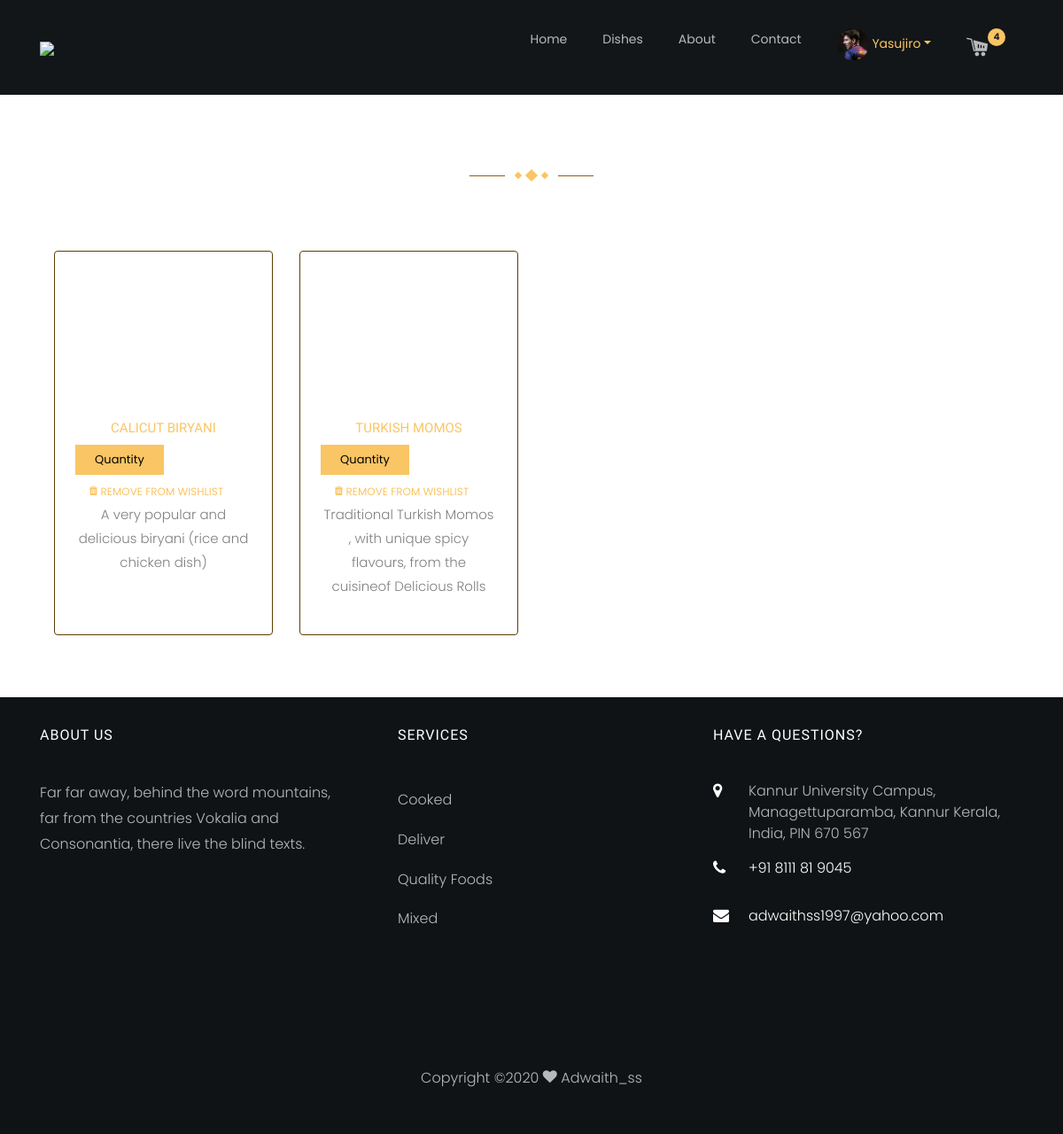
The app's page /wishlist/ (signed in) with its own data.
### authentication/models.py (models this page shows, shortened)
class UserProfile(models.Model):
	user = models.OneToOneField(User, on_delete=models.CASCADE)
	mobile = models.CharField(max_length=13)
	address = models.TextField(null=True)
	district = models.CharField(max_length=40, null=True)
	state = models.CharField(max_length=40, null=True)
	country = models.CharField(max_length=40, null=True)
	pin = models.CharField(max_length=6, null=True)
	avatar = models.ImageField(upload_to='user_avatar', null=True)
	createdDate = models.DateTimeField(auto_now_add=True)
	updatedDate = models.DateTimeField(auto_now=True)

### order/models.py (models this page shows, shortened)
class Wishlist(models.Model):
	product = models.ForeignKey(Product, on_delete=models.CASCADE)
	user = models.ForeignKey(UserProfile, on_delete=models.CASCADE)
	createdDate = models.DateTimeField(auto_now_add=True)
	updatedDate = models.DateTimeField(auto_now=True)

### product/models.py (models this page shows, shortened)
class Product(models.Model):
	STATUS = (
        ('Pending', 'Pending'),
        ('Active', 'Active'),
        ('Deleted', 'Deleted'),
    )
	name = models.CharField(max_length=225)
	slug = models.SlugField(max_length = 250, null = True, blank = True)
	description = models.TextField()
	category = models.ForeignKey(Category,null=True, on_delete=models.SET_NULL)
	subCategory = models.ForeignKey(Subcategory, null=True, on_delete=models.SET_NULL)
	tag = models.ManyToManyField(Tag, null=True)
	tax = models.ForeignKey(Tax, null=True, on_delete=models.SET_NULL)
	price = models.FloatField()
	specialPrice = models.FloatField(default=0.0)
	cost = models.FloatField()
	disc_total = models.FloatField(default=0.0)
	total = models.FloatField(default=0.0)
	quantity = models.IntegerField()
	stock = models.BooleanField(default=True)
	status = models.CharField(max_length=10, choices=STATUS)
	image1 = models.ImageField(upload_to='product', max_length=100)
	image2 = models.ImageField(upload_to='product', max_length=100, null=True, blank=True)
	image3 = models.ImageField(upload_to='product', max_length=100, null=True, blank=True)
	image4 = models.ImageField(upload_to='product', max_length=100, null=True, blank=True)
	createdDate = models.DateTimeField(auto_now_add=True)
	updatedDate = models.DateTimeField(auto_now=True)

### authentication/views.py (the view, shortened to what this page needs)
# urls.py: path('wishlist/', WishlistPage.as_view(), name='wishlist'),
class WishlistPage(TemplateView):
    template_name = "authentication/wishlist.html"
    def get(self, request, *args, **kwargs):
        if not request.user.is_authenticated:
            return HttpResponseRedirect('/')
        wishlist = Wishlist.objects.filter(user=request.user.userprofile).order_by('-id')
        context = {'wishlist': wishlist}
        return render(request, self.template_name, context)

### templates/authentication/wishlist.html (shortened to what this page needs)
{% extends 'common/main.html'%}
{% load static %}
{% block content %}
{% if wishlist.count == 0 %}
    <link rel="stylesheet" href="{% static 'css/profile.css' %}">
    <section class="ftco-section container text-align-center">
        <div class="container-fluid text-center">
            <div class="card card-2 d-inline-flex p-2">
                <div class="card-body container-fluid  text-center">
                    <div class="row">
                        <div class="col-md-5">
                            <img class="img-fluid" src="{% static '/images/Feeling Blue.gif' %}" height="350px" style="max-height: 350px;">
                        </div>
                        <div class="col-md-7 d-flex align-items-center">
                            <div class="row">
                                <div class="col-12 heading-section">
                                    <h1>Wishlist is Empty <i class="icon-heartbeat"></i></h1>
                                    <p class="flip"><span class="deg1"></span><span class="deg2"></span><span class="deg3"></span></p>
                                </div>
                                <div class="col-12">
                                    <a href="/" class="btn btn-primary">Shop Now</a>
                                </div>
                            </div>
                        </div>
                    </div>
                </div>
            </div>
        </div>
    </section>
    <style type="text/css">
        .ftco-section {padding: 2em 0;position: relative;}
        .card-2 {box-shadow: 1px 1px 3px 1px rgba(0, 0, 0, 0.4)}
        .card-2:hover {box-shadow: 2px 2px 6px 2px rgba(0, 0, 0, 0.6)}
    </style>
{% else %}
<section class="ftco-section">
    <div class="container">
        <div class="row justify-content-center mb-5 pb-3">
            <div class="col-md-7 heading-section ftco-animate text-center">
                <h2 class="mb-4">Your Wishlist</h2>
                <p class="flip"><span class="deg1"></span><span class="deg2"></span><span class="deg3"></span></p>
            </div>
        </div>
        <div class="row p-3">
            {% for x in wishlist %}
                <div class="col-lg-3 col-md-6 col-sm-12 d-flex mb-sm-4 ftco-animate">
                    <div class="staff">
                        <a href="/product/{{x.product.slug}}"><div class="img mb-4" style="background-image: url(/media/{{x.product.image1}});border: 0;"></div></a>
                        <div class="info text-center">
                            <h3><a href="/product/{{x.product.slug}}">{{x.product.name}}</a></h3>
                            <div class="row d-flex justify-content-center">
                                <form action="/add-cart/" method="POST">
                                    <div class="row">
                                        <div>
                                            <input type="number" class="btn btn-primary"name="quantity" min="1" max="{{x.product.quantity}}" placeholder="Quantity" required="" style="width: 6.2rem;">
                                        </div>
                                        <div>
                                            <button class="btn btn-white btn-outline-white" style="width: 6.2rem;">Add To cart</button>
                                        </div>
                                    </div>
                                </form>
                            </div>
                            <div class="text mt-1">
                                <form action="" method="POST">
                                    <button class="card-link-secondary small text-uppercase mr-3" name="wishlist_remove">
                                    <i class="icon-trash"></i> Remove From Wishlist</button>
                                </form>
                                <p>{{x.product.description}}</p>
                            </div>
                        </div>
                    </div>
                </div>
            {% endfor %}
        </div>
    </div>
</section>
{% endif %}
{% endblock %}

### templates/common/main.html (shortened to what this page needs)
<!DOCTYPE html>
<html lang="en">
<head>
    {% load static %}
    <link rel="stylesheet" href="{% static 'css/open-iconic-bootstrap.min.css' %}">
    <link rel="stylesheet" href="{% static 'css/animate.css' %}">
    <link rel="stylesheet" href="{% static 'css/owl.carousel.min.css' %}">
    <link rel="stylesheet" href="{% static 'css/owl.theme.default.min.css' %}">
    <link rel="stylesheet" href="{% static 'css/magnific-popup.css' %}">
    <link rel="stylesheet" href="{% static 'css/aos.css' %}">
    <link rel="stylesheet" href="{% static 'css/ionicons.min.css' %}">
    <link rel="stylesheet" href="{% static 'css/bootstrap-datepicker.css' %}">
    <link rel="stylesheet" href="{% static 'css/jquery.timepicker.css' %}">
    <link rel="stylesheet" href="{% static 'css/flaticon.css' %}">
    <link rel="stylesheet" href="{% static 'css/icomoon.css' %}">
    <link rel="stylesheet" href="{% static 'css/style.css' %}">
    <link rel="stylesheet" href="{% static 'css/navavtar.css' %}">
</head>
<body>
    <nav class="navbar navbar-expand-lg navbar-dark ftco_navbar bg-dark ftco-navbar-light" id="ftco-navbar">
        <div class="container">
            <a class="navbar-brand" href="/"><img src="{% static 'images/logo.svg' %}" style="height: 70px;"></a>
            <div class="collapse navbar-collapse" id="ftco-nav">
                <ul class="navbar-nav ml-auto">
                    <li class="nav-item home active"><a href="/" class="nav-link">Home</a></li>
                    <li class="nav-item dish"><a href="/product/" class="nav-link">Dishes</a></li>
                    <li class="nav-item about"><a href="/about/" class="nav-link">About</a></li>
                    <li class="nav-item contact"><a target="_blank" href="/contact" class="nav-link">Contact</a></li>
                    {% if user.is_authenticated %}
                    <li class="nav-item dropdown profile">
                        <a class="nav-link  dropdown-toggle" href="#" data-toggle="dropdown"> <img src="/media/{{request.user.userprofile.avatar}}" class="avatar avatar-sm rounded-circle"> {{request.user.first_name|title}}</a>
                    </li>
                    <li class="nav-item cart"><a href="/cart/" class="nav-link"> <i class="flaticon-shopping-cart-2" style="font-size: 1.5rem;"></i><span class="badge badge-warning badge-circle">4</span></a></li>
                    {% else %}
                        <li class="nav-item register"><a href="/login/" class="nav-link">Sign In</a></li>
                    {% endif %}
                </ul>
            </div>
        </div>
    </nav>
    {% block content %}{% endblock %}
    <footer class="ftco-footer ftco-section img">
        <div class="container">
            <div class="row mb-5">
                <div class="col-lg-4 col-md-6 mb-5 mb-md-5">
                    <div class="ftco-footer-widget mb-4">
                        <h2 class="ftco-heading-2">About Us</h2>
                        <p>Far far away, behind the word mountains, far from the countries Vokalia and Consonantia, there live the blind texts.</p>
                        <ul class="ftco-footer-social list-unstyled float-md-left float-lft mt-5">
                        </ul>
                    </div>
                </div>
                <div class="col-lg-4 col-md-6 mb-5 mb-md-5">
                    <div class="ftco-footer-widget mb-4 ml-md-4">
                        <h2 class="ftco-heading-2">Services</h2>
                        <ul class="list-unstyled">
                            <li><a href="#" class="py-2 d-block">Cooked</a></li>
                            <li><a href="#" class="py-2 d-block">Deliver</a></li>
                            <li><a href="#" class="py-2 d-block">Quality Foods</a></li>
                            <li><a href="#" class="py-2 d-block">Mixed</a></li>
                        </ul>
                    </div>
                </div>
                <div class="col-lg-4 col-md-6 mb-5 mb-md-5">
                    <div class="ftco-footer-widget mb-4">
                        <h2 class="ftco-heading-2">Have a Questions?</h2>
                        <div class="block-23 mb-3">
                            <ul>
                                <li><span class="icon icon-map-marker"></span><span class="text">Kannur University Campus, Managettuparamba, Kannur Kerala, India, PIN 670 567</span></li>
                                <li><a href="tel://+91 8111 819 045"><span class="icon icon-phone"></span><span class="text">+91 8111 81 9045</span></a></li>
                                <li><a href="#"><span class="icon icon-envelope"></span><span class="text">adwaithss1997@yahoo.com</span></a></li>
                            </ul>
                        </div>
                    </div>
                </div>
            </div>
            <div class="row">
                <div class="col-md-12 text-center">
                    <p>
                        Copyright &copy;<script>document.write(new Date().getFullYear());</script> <i class="icon-heart" aria-hidden="true"></i> Adwaith_ss</a>
                    </p>
                </div>
            </div>
        </div>
    </footer>
</body>
</html>

### static/css/icomoon.css (style rules this page uses)
[class^="icon-"], [class*=" icon-"] { font-family: 'icomoon' !important; speak: none; font-style: normal; font-weight: normal; font-variant: normal; text-transform: none; line-height: 1; -webkit-font-smoothing: antialiased; -moz-osx-font-smoothing: grayscale; }
.icon-heart:before { content: "\f004"; }
.icon-map-marker:before { content: "\f041"; }
.icon-phone:before { content: "\f095"; }
.icon-envelope:before { content: "\f0e0"; }
.icon-trash:before { content: "\f1f8"; }

### static/css/navavtar.css (style rules this page uses)
.avatar { font-size: 1rem; display: inline-flex; width: 48px; height: 48px; color: #fff; border-radius: 50%; background-color: #adb5bd; align-items: center; justify-content: center; }
.avatar-sm { font-size: .875rem; width: 36px; height: 36px; }
.rounded-circle { border-radius: 50% !important; }

### templates/authentication/wishlist.html (style rules this page uses)
.ftco-section { padding: 2em 0;position: relative; }
button { background-color: transparent;border: 0;color: #F9C464;cursor: pointer; }
input::placeholder { color: #000; }
input[type=number] { -moz-appearance:textfield; }

### records on screen
Wishlist: product.name "CALICUT BIRYANI", product.description "A very popular and delicious biryani (rice and chicken dish)"
Wishlist: product.name "TURKISH MOMOS", product.description "Traditional Turkish Momos , with unique spicy flavours, from the cuisineof Delicious Rolls"

### other values on screen
{{ request.user.first_name|title }} "Yasujiro"
